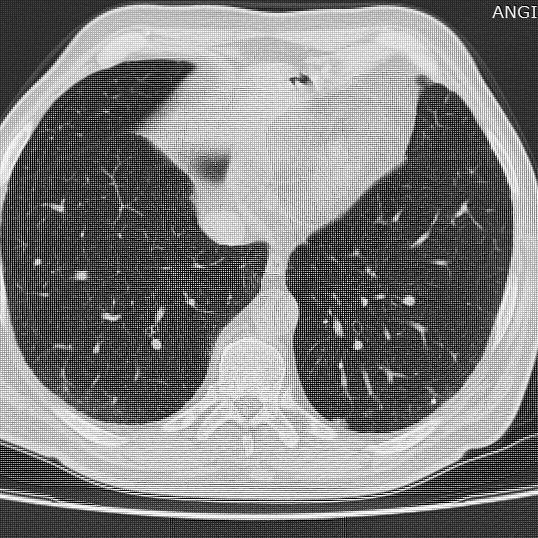
#> input picture data/croppednoncovid/-56.jpg, 538 x 538 px, found by its file name
$ jupyter execute --allow-errors Covid19_CT_SCAN_PreProcessing.ipynb
#> lines starting #> are read from the running program, lines starting #| are printed output that depends on the picture
# Covid-19 CT Scan Classification Project

## Overview:

In this project, we aim to develop a deep learning model that classifies whether a patient has COVID-19 based on CT scan images of their lungs. The original dataset was quite large, at 400GB, consisting of CT scans from 300 patients, with each patient having 500 scans (we have selected only pertinent scans, finally 260 CT scans has selected to each patient)

### Data Preprocessing:
After extensive preprocessing (deta, we successfully reduced the dataset size to 3MB while maintaining key features required for model accuracy).

### Final Dataset Composition:
72 COVID-free patients
72 COVID-positive patients

[cell 1]
# Importing necessary libraries :

import os
import numpy as np
import pywt
import cv2
from PIL import Image

from sklearn.model_selection import train_test_split
from sklearn.ensemble import RandomForestClassifier
from sklearn.model_selection import GridSearchCV
import matplotlib.pyplot as plt
import seaborn as sns
from sklearn.metrics import classification_report, accuracy_score, confusion_matrix, roc_curve, roc_auc_score


from skimage.feature import local_binary_pattern

## Data Preparation

### Problem:
Even after reducing the dataset size, it's essential to further decrease the number of CT scans per patient (currently 260) to improve model efficiency.

### Solution:
Various methods like concatenation (using grids, vectors, or matrices) were attempted but didn't yield satisfactory results. Instead, we applied Discrete Wavelet Transform (DWT) fusion, which merges images by decomposing them into frequency components. This method enhances image clarity and preserves important features, improving diagnostic accuracy in medical imaging.

[cell 2]
# Fusion with DWT of Covid

# Input path
base_dir = 'D:/Covid'

# Output Path
output_dir = 'D:/DWT fusion/Fused_covid'

# Wavelet type
wavelet = 'haar'

# Create a new folder to save fused images if it doesn't exist
os.makedirs(output_dir, exist_ok=True)

# Function to load images from a folder
# [43 lines left out: functions load_images_from_folder, fuse_images, not called in this run]

# Main function to process all folders
def fuse_all_folders(base_dir, output_dir):
    folders = sorted(os.listdir(base_dir))

    for folder_name in folders:
        folder_path = os.path.join(base_dir, folder_name)

        if os.path.isdir(folder_path):
            print(f'Processing folder: {folder_name}')
            images = load_images_from_folder(folder_path)

            if not images:
                print(f'No images found in folder: {folder_name}')
                continue

            fused_image = fuse_images(images)

            if fused_image is None:
                print(f'Error: Failed to generate fused image for folder: {folder_name}')
                continue

            # Save the fused image in the specified output directory
            output_path = os.path.join(output_dir, f'{folder_name}_fused.jpg')

            if not cv2.imwrite(output_path, fused_image):
                print(f'Error: Failed to save image to {output_path}')
            else:
                print(f'Fused image saved as {output_path}')

# Run the fusion process
fuse_all_folders(base_dir, output_dir)

[cell 3]
# Fusion with DWT of non-Covid
# input Path
base_dir = 'D:/NonCovid'

# Output Path
output_dir = 'D:/DWT fusion/fused_nonCovid'

# Wavelet type
wavelet = 'haar'

# Create a new folder to save fused images if it doesn't exist
os.makedirs(output_dir, exist_ok=True)

# Function to load images from a folder
# [43 lines left out: functions load_images_from_folder, fuse_images, not called in this run]

# Main function to process all folders
def fuse_all_folders(base_dir, output_dir):
    folders = sorted(os.listdir(base_dir))

    for folder_name in folders:
        folder_path = os.path.join(base_dir, folder_name)

        if os.path.isdir(folder_path):
            print(f'Processing folder: {folder_name}')
            images = load_images_from_folder(folder_path)

            if not images:
                print(f'No images found in folder: {folder_name}')
                continue

            fused_image = fuse_images(images)

            if fused_image is None:
                print(f'Error: Failed to generate fused image for folder: {folder_name}')
                continue

            # Save the fused image in the specified output directory
            output_path = os.path.join(output_dir, f'{folder_name}_fused.jpg')

            if not cv2.imwrite(output_path, fused_image):
                print(f'Error: Failed to save image to {output_path}')
            else:
                print(f'Fused image saved as {output_path}')

# Run the fusion process
#> (the rest of this cell did not finish here and is left out)

After applying Discrete Wavelet Transform (DWT) fusion, each patient is now represented by a single image that combines their 260 CT scans.

I'll rename the fused images in a positive sequence for COVID patients and a negative sequence for non-COVID patients, then organize them into one folder. This will make labeling easier in later stages

[cell 4]
# Specify the paths to your folders
folder_path_1 = 'D:/DWT fusion/Fused_covid'
folder_path_2 = 'D:/DWT fusion/fused_nonCovid'

# Renaming files in the first folder (positive order)
files_1 = os.listdir(folder_path_1)
files_1.sort()

for i, filename in enumerate(files_1):
    # Get the file extension
    file_extension = os.path.splitext(filename)[1]

    # Define the new filename in positive order (e.g., 1.jpg, 2.png, etc.)
    new_name = f"{i + 1}{file_extension}"

    # Construct full file paths
    old_file = os.path.join(folder_path_1, filename)
    new_file = os.path.join(folder_path_1, new_name)

    # Rename the file
    os.rename(old_file, new_file)

print("Files in the first folder renamed successfully!")

# Renaming files in the second folder (negative order)
files_2 = os.listdir(folder_path_2)
files_2.sort()

for i, filename in enumerate(files_2):
    # Get the file extension
    file_extension = os.path.splitext(filename)[1]

    # Define the new filename in negative order (e.g., -1.jpg, -2.png, etc.)
    new_name = f"-{i + 1}{file_extension}"

    # Construct full file paths
    old_file = os.path.join(folder_path_2, filename)
    new_file = os.path.join(folder_path_2, new_name)

    # Rename the file
    os.rename(old_file, new_file)

print("Files in the second folder renamed successfully!")

Now after re-naming, we will check the size of each image and make necessary changes if needed.

[cell 5]
# Define image path
IMAGE_PATH = "D:/DWT fusion/Fused_images"

# Scan the directory and process files
#> (the rest of this cell did not finish here and is left out)

[cell 6]
IMAGE_PATH = "D:/DWT fusion/Fused_images"
IMAGE_NAME = "-56.jpg"
NEW_SIZE = (512, 512)

# Full path to the image
img_path = os.path.join(IMAGE_PATH, IMAGE_NAME)

# Open, resize, and overwrite the original image
with Image.open(img_path) as img:
#> img is the input picture: PIL image 538x538 L; min 0, max 255, mean 124.3
    img_resized = img.resize(NEW_SIZE)
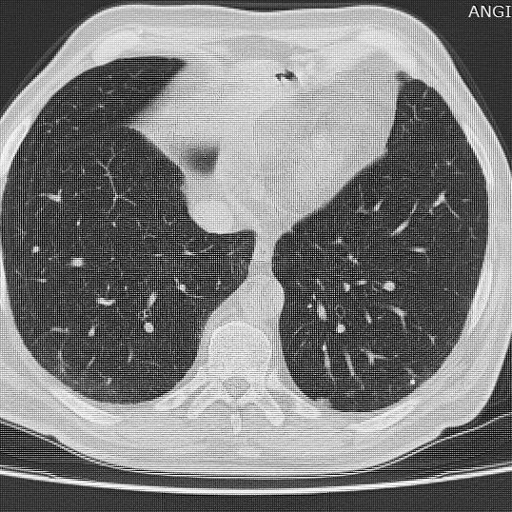
#> img_resized: PIL image 512x512 L; min 0, max 255, mean 124.3
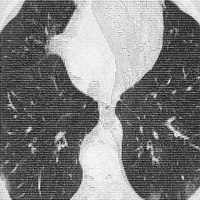
#> input picture data/covid/1.jpg, 200 x 200 px, found by its file name
#> in process_images, image is the input picture: shape (200, 200); min 14, max 255, mean 126.5
    img_resized.save(img_path)

print(f"Image {IMAGE_NAME} resized to {NEW_SIZE} and saved with the same name.")

In this step, I'll crop 15% of the COVID and non-COVID images separately to remove noise around the edges, such as patient names and dates. By focusing mainly on the lung area and excluding irrelevant information, the model's accuracy should improve.

[cell 7]
#COVID CROPP

# Folder containing the images to be cropped
input_folder = 'D:/DWT fusion/Fused_covid'
# Folder to save the cropped images
output_folder = 'D:/DWT fusion/Cropped_covid'

# Ensure the output folder exists
os.makedirs(output_folder, exist_ok=True)

# Loop through each image in the input folder
for image_name in os.listdir(input_folder):
    # Check if the file is an image (optional, in case of other file types in folder)
    if image_name.endswith('.jpg') or image_name.endswith('.png'):
        # Load the image
        image_path = os.path.join(input_folder, image_name)
        image = Image.open(image_path)

        # Calculate 15% of the width and height
        width, height = image.size
        crop_amount = int(0.15 * width)  # Assuming square images (512x512)

        # Define the cropping box (left, upper, right, lower)
        crop_area = (crop_amount, crop_amount, width - crop_amount, height - crop_amount)

        # Crop the image
        cropped_image = image.crop(crop_area)

        # Save the cropped image in the output folder with the same name
        save_path = os.path.join(output_folder, image_name)
        cropped_image.save(save_path)

        print(f"Cropped and saved: {image_name}")

print("All images have been processed!")

#Non-COVID Cropp
# Folder containing the images to be cropped
input_folder = 'D:/DWT fusion/fused_nonCovid'
# Folder to save the cropped images
output_folder = 'D:/DWT fusion/Cropped_noncovid'

# Ensure the output folder exists
os.makedirs(output_folder, exist_ok=True)

# Loop through each image in the input folder
for image_name in os.listdir(input_folder):
    # Check if the file is an image (optional, in case of other file types in folder)
    if image_name.endswith('.jpg') or image_name.endswith('.png'):
        # Load the image
        image_path = os.path.join(input_folder, image_name)
        image = Image.open(image_path)

        # Calculate 15% of the width and height
        width, height = image.size
        crop_amount = int(0.15 * width)  # Assuming square images (512x512)

        # Define the cropping box (left, upper, right, lower)
        crop_area = (crop_amount, crop_amount, width - crop_amount, height - crop_amount)

        # Crop the image
        cropped_image = image.crop(crop_area)

        # Save the cropped image in the output folder with the same name
        save_path = os.path.join(output_folder, image_name)
        cropped_image.save(save_path)

        print(f"Cropped and saved: {image_name}")

print("All images have been processed!")

I will use  the Local Binary Pattern (LBP) to extract texture features from the images by transforming them into frequency patterns. This method enhances the ability to capture fine details within the lung regions.

[cell 8]
def compute_lbp_histogram(image, radius, n_points):
#> called with radius = 1, n_points = 8
    lbp = local_binary_pattern(image, n_points, radius, method='nri_uniform')
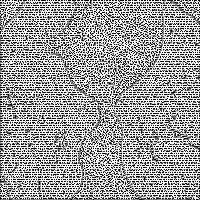
#> lbp: shape (200, 200) float64; min 0, max 58, mean 36.1; drawn with min black and max white
    (hist, _) = np.histogram(lbp.ravel(), bins=np.arange(60), range=(0, 59))
#> hist = 59 values, max 10021 at index 58, min 81 at index 4, mean 678
    hist = hist.astype("float")
    hist /= hist.sum()
#> hist = 59 values, max 0.251 at index 58, min 0.00202 at index 4, mean 0.0169
    return hist

[cell 9]
def process_images(image_folder, num_images, label):
    all_histograms = []
    if label == 1:
        for i in range(1, num_images):
            image_path = f"{image_folder}/{i}.jpg"
            image = cv2.imread(image_path, cv2.IMREAD_GRAYSCALE)
            if image is None:
                print(f"Error loading image: {image_path}")
                continue
            hist1 = compute_lbp_histogram(image, 1, 8)
#> hist1 has the same summary as hist in compute_lbp_histogram
            hist2 = compute_lbp_histogram(image, 2, 8)
#> call 2 of compute_lbp_histogram, with radius = 2, n_points = 8
#> in compute_lbp_histogram (call 2), `lbp = local_binary_pattern(image, n_points, radius, method='nri_unifor..`:
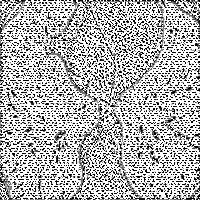
#> lbp: shape (200, 200) float64; min 0, max 58, mean 40.1; drawn with min black and max white
#> in compute_lbp_histogram (call 2), `(hist, _) = np.histogram(lbp.ravel(), bins=np.arange(60), range=(0, 59))`: hist = 59 values, max 15880 at index 58, min 58 at index 48, mean 678
#> in compute_lbp_histogram (call 2), `hist /= hist.sum()`: hist = 59 values, max 0.397 at index 58, min 0.00145 at index 48, mean 0.0169
#> hist2 has the same summary as hist in compute_lbp_histogram
            hist3 = compute_lbp_histogram(image, 3, 8)
#> call 3 of compute_lbp_histogram, with radius = 3, n_points = 8
#> in compute_lbp_histogram (call 3), `lbp = local_binary_pattern(image, n_points, radius, method='nri_unifor..`:
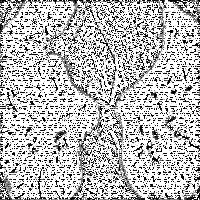
#> lbp: shape (200, 200) float64; min 0, max 58, mean 42.2; drawn with min black and max white
#> in compute_lbp_histogram (call 3), `(hist, _) = np.histogram(lbp.ravel(), bins=np.arange(60), range=(0, 59))`: hist = 59 values, max 18969 at index 58, min 63 at index 20, mean 678
#> in compute_lbp_histogram (call 3), `hist /= hist.sum()`: hist = 59 values, max 0.474 at index 58, min 0.00158 at index 20, mean 0.0169
#> hist3 has the same summary as hist in compute_lbp_histogram
            combined_hist = np.hstack([hist1, hist2, hist3])
#> combined_hist = 177 values, max 0.474 at index 176, min 0.00145 at index 107, mean 0.0169

            # Append the class label to each histogram
            labeled_hist = np.append(combined_hist, label)
#> labeled_hist = 178 values, max 1 at index 177, min 0.00145 at index 107, mean 0.0225
            all_histograms.append(labeled_hist)
    else:
        for i in range(1, num_images):
            image_path = f"{image_folder}/-{i}.jpg"
            image = cv2.imread(image_path, cv2.IMREAD_GRAYSCALE)
            if image is None:
                print(f"Error loading image: {image_path}")
                continue
            hist1 = compute_lbp_histogram(image, 1, 8)
            hist2 = compute_lbp_histogram(image, 2, 8)
            hist3 = compute_lbp_histogram(image, 3, 8)
            combined_hist = np.hstack([hist1, hist2, hist3])

            # Append the class label to each histogram
            labeled_hist = np.append(combined_hist, label)
            all_histograms.append(labeled_hist)

    return np.vstack(all_histograms)

[cell 10]
# Process COVID images with label 1
covid_folder = "D:/DWT fusion/Cropped_covid"
num_covid_images = 72
covid_histograms = process_images(covid_folder, num_covid_images, label=1)

[cell 11]
# Process non-COVID images with label 0
non_covid_folder = "D:/DWT fusion/Cropped_noncovid"
num_non_covid_images = 72
non_covid_histograms = process_images(non_covid_folder, num_non_covid_images, label=0)

[cell 12]
# Concatenate the datasets
dataset = np.vstack((covid_histograms, non_covid_histograms))

[cell 13]
# Separate features (X) and labels (y)
X = dataset[:, :-1]
y = dataset[:, -1]

[cell 14]
# Display the shapes to verify
print(f"Features shape (X): {X.shape}")
#| Features shape (X): (2, 177)
print(f"Labels shape (y): {y.shape}")
#| Labels shape (y): (2,)
